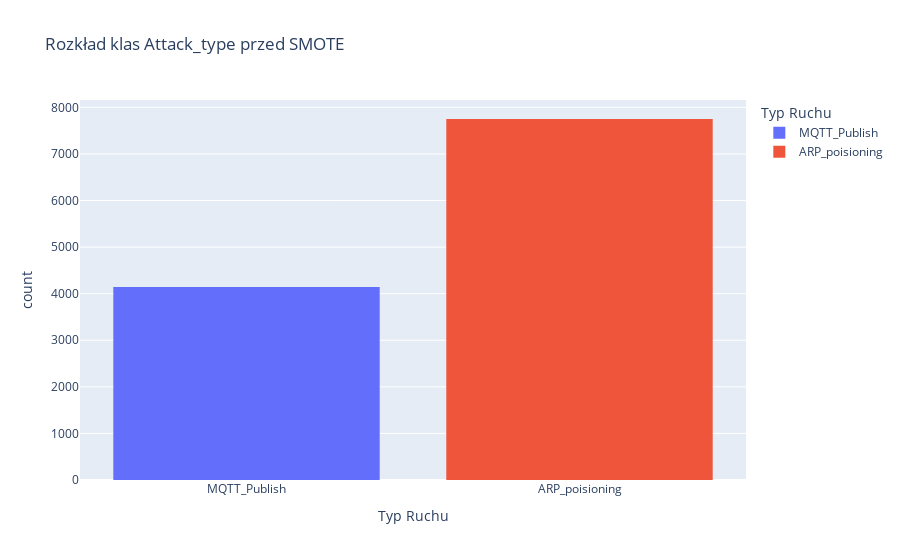
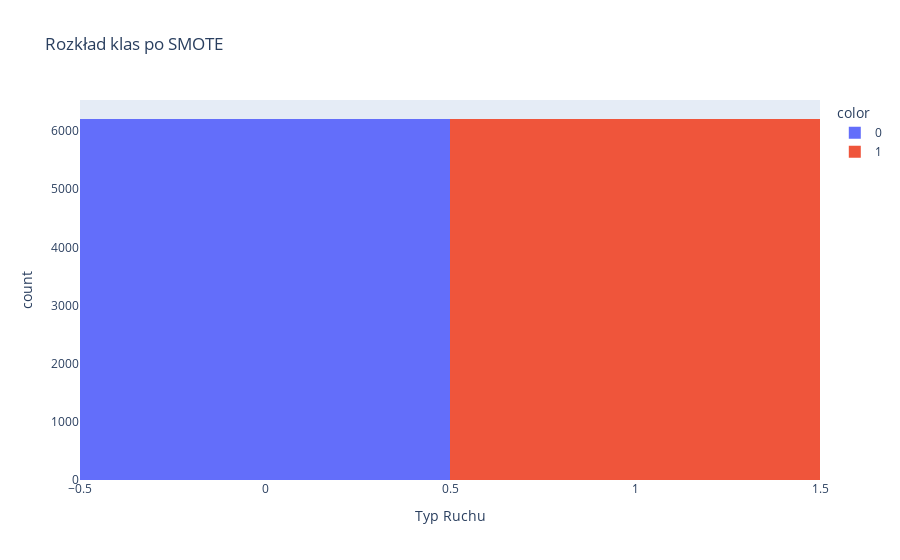

The notebook cell saved with these charts, in order:
### Code cell
import pandas as pd
from sklearn.ensemble import RandomForestClassifier
from sklearn.model_selection import train_test_split
from sklearn.preprocessing import LabelEncoder
from sklearn.metrics import accuracy_score, precision_score, recall_score, f1_score
from imblearn.over_sampling import SMOTE
import plotly.express as px

# Wczytanie danych
df = pd.read_csv('RT_IoT2022.csv')  # Zmień nazwę pliku, jeśli jest inna
print("Dane zostały wczytane pomyślnie.")
print(f"Rozmiar danych: {df.shape}")

# Przekształcenie do problemu dwuklasowego
target_classes = ['MQTT_Publish', 'ARP_poisioning']
df_binary = df[df['Attack_type'].isin(target_classes)].copy()

# Kodowanie etykiet - MQTT jako 0 (normalny ruch), ARP_poisioning jako 1 (atak)
le = LabelEncoder()
df_binary['Label'] = le.fit_transform(df_binary['Attack_type'])
if le.classes_[0] != 'MQTT_Publish':
    df_binary['Label'] = df_binary['Label'].apply(lambda x: 1 - x)  # Odwróć wartości, jeśli potrzeba

# Sprawdzenie rozkładu klas po filtracji
print("Rozkład wybranych klas przed SMOTE:")
print(df_binary['Attack_type'].value_counts())

# Wizualizacja rozkładu klas przed SMOTE
fig = px.histogram(df_binary, x='Attack_type', title='Rozkład klas Attack_type przed SMOTE', 
                   labels={'Attack_type': 'Typ Ruchu'}, color='Attack_type')
fig.show()

# Wybór cech
features = ['flow_duration', 'fwd_pkts_tot', 'bwd_pkts_tot']  # Przykładowe cechy
X = df_binary[features]
y = df_binary['Label']

# Podział na zbiór treningowy i testowy
X_train, X_test, y_train, y_test = train_test_split(X, y, test_size=0.2, random_state=42)

# Zastosowanie SMOTE do zbioru treningowego
smote = SMOTE(random_state=42)
X_train_balanced, y_train_balanced = smote.fit_resample(X_train, y_train)

# Sprawdzenie rozkładu klas po zastosowaniu SMOTE
print("Rozkład klas po SMOTE:")
print(pd.Series(y_train_balanced).value_counts())

# Wizualizacja rozkładu klas po SMOTE
fig = px.histogram(y_train_balanced, title='Rozkład klas po SMOTE', 
                   labels={'value': 'Typ Ruchu'}, color=y_train_balanced)
fig.show()

# Trenowanie modelu
model = RandomForestClassifier(
    n_estimators=200,         # Liczba drzew
    max_depth=15,             # Maksymalna głębokość drzewa
    min_samples_split=5,      # Minimalna liczba próbek do podziału
    min_samples_leaf=2,       # Minimalna liczba próbek w liściu
    max_features='sqrt',      # Liczba cech przy każdym podziale
    class_weight='balanced',  # Automatyczne balansowanie wag klas
    random_state=42,          # Ustalona losowość dla powtarzalności
    bootstrap=True            # Użycie próbek bootstrap
)
model.fit(X_train_balanced, y_train_balanced)

# Ewaluacja modelu
y_pred = model.predict(X_test)
accuracy = accuracy_score(y_test, y_pred)
precision = precision_score(y_test, y_pred)
recall = recall_score(y_test, y_pred)
f1 = f1_score(y_test, y_pred)

print("Dokładność:", accuracy)
print("Precyzja:", precision)
print("Czułość:", recall)
print("Wynik F1:", f1)

### Figure 1 — Plotly figure (JSON) as saved in the notebook; plotly's stock layout.template omitted (floating-point values rounded to 4 significant figures; data arrays with more than 128 entries replaced by an {"elided": "..."} marker saying what was removed)
{"data": [{"alignmentgroup": "True", "bingroup": "x", "hovertemplate": "Typ Ruchu=%{x}<br>count=%{y}<extra></extra>", "legendgroup": "MQTT_Publish", "marker": {"color": "#636efa", "pattern": {"shape": ""}}, "name": "MQTT_Publish", "offsetgroup": "MQTT_Publish", "orientation": "v", "showlegend": true, "type": "histogram", "x": {"elided": "4146 str values"}, "xaxis": "x", "yaxis": "y"}, {"alignmentgroup": "True", "bingroup": "x", "hovertemplate": "Typ Ruchu=%{x}<br>count=%{y}<extra></extra>", "legendgroup": "ARP_poisioning", "marker": {"color": "#EF553B", "pattern": {"shape": ""}}, "name": "ARP_poisioning", "offsetgroup": "ARP_poisioning", "orientation": "v", "showlegend": true, "type": "histogram", "x": {"elided": "7750 str values"}, "xaxis": "x", "yaxis": "y"}], "layout": {"barmode": "relative", "legend": {"title": {"text": "Typ Ruchu"}, "tracegroupgap": 0}, "title": {"text": "Rozkład klas Attack_type przed SMOTE"}, "xaxis": {"anchor": "y", "categoryarray": ["MQTT_Publish", "ARP_poisioning"], "categoryorder": "array", "domain": [0, 1], "title": {"text": "Typ Ruchu"}}, "yaxis": {"anchor": "x", "domain": [0, 1], "title": {"text": "count"}}}}

### Figure 2 — Plotly figure (JSON) as saved in the notebook; plotly's stock layout.template omitted (floating-point values rounded to 4 significant figures; data arrays with more than 128 entries replaced by an {"elided": "..."} marker saying what was removed)
{"data": [{"alignmentgroup": "True", "bingroup": "x", "hovertemplate": "color=0<br>Typ Ruchu=%{x}<br>count=%{y}<extra></extra>", "legendgroup": "0", "marker": {"color": "#636efa", "pattern": {"shape": ""}}, "name": "0", "offsetgroup": "0", "orientation": "v", "showlegend": true, "type": "histogram", "x": {"elided": "6209 int values"}, "xaxis": "x", "yaxis": "y"}, {"alignmentgroup": "True", "bingroup": "x", "hovertemplate": "color=1<br>Typ Ruchu=%{x}<br>count=%{y}<extra></extra>", "legendgroup": "1", "marker": {"color": "#EF553B", "pattern": {"shape": ""}}, "name": "1", "offsetgroup": "1", "orientation": "v", "showlegend": true, "type": "histogram", "x": {"elided": "6209 int values"}, "xaxis": "x", "yaxis": "y"}], "layout": {"barmode": "relative", "legend": {"title": {"text": "color"}, "tracegroupgap": 0}, "title": {"text": "Rozkład klas po SMOTE"}, "xaxis": {"anchor": "y", "domain": [0, 1], "title": {"text": "Typ Ruchu"}}, "yaxis": {"anchor": "x", "domain": [0, 1], "title": {"text": "count"}}}}
